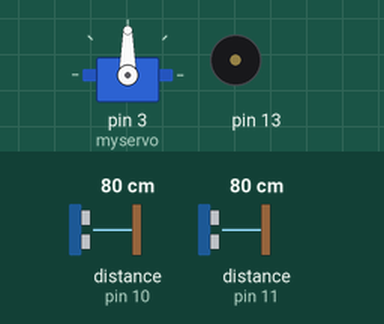
The sketch below on a simulated Arduino Uno, built with avr-gcc and run on an emulated ATmega328P. Shown: servo, buzzer (waves = sounding). Wiring (inferred from the names in the program): 2 × ultrasonic range finder: trigger pin 9, echo pin 10 / trigger pin 12, echo pin 11. Inputs (shaded band) come from the test bench; at power-on: distance to the obstacle (sensors on pin 10, pin 11) 80 cm. The echo pulse lasts 58.3 µs per cm.

Above: at 1.2 s.
1.3 s: distance to the obstacle (sensor on pin 10) set to 65 cm
2.8 s: distance to the obstacle (sensor on pin 10) set to 56 cm
At 3.5 s:
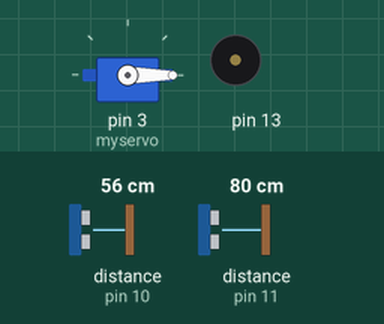
5.8 s: distance to the obstacle (sensor on pin 11) set to 60 cm
At 7.4 s:
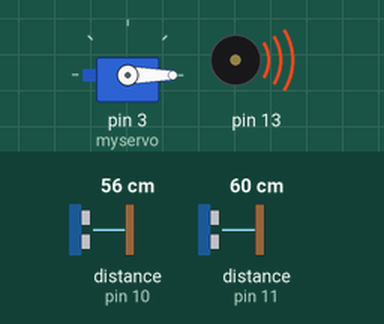
8.8 s: distance to the obstacle (sensor on pin 11) set to 70 cm
At 10.42 s:
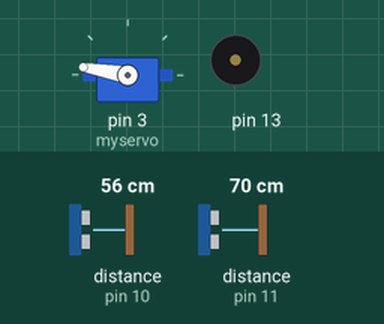
11.8 s: distance to the obstacle (sensor on pin 11) set to 2 cm
At 14.7 s:
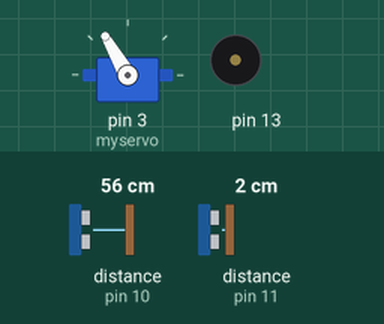
14.8 s: distance to the obstacle (sensor on pin 11) set to 250 cm
At 15.42 s:
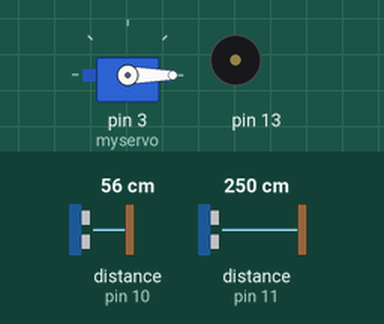
Timing chart, 0 to 65.3 s (numbered marks = the images above; inputs shaded):
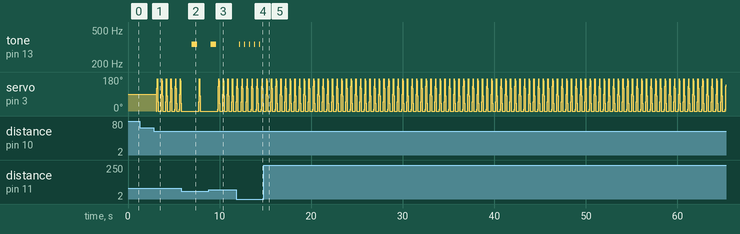

The sketch:

cane-distance-noserial.ino
```cpp
#include <Servo.h>

Servo myservo;  // δημιουργήστε ένα αντικείμενο myservo για να ελέγχεται το servo motor
//  6 αντικείμενα servo μπορούνα δημιουργηθούν στις περισσότερες πλακέτες

int pos = 0;    // μεταβλητή για την αποθήκευση της θέσης servo
int trigPin1 = 9;
int echoPin1 = 10;
int trigPin2 = 12;
int echoPin2 = 11;
int duration = 100 ;

void setup() {
    myservo.attach(3);  //συνδέει το servo στον ακροδέκτη 3 με το αντικείμενο servo
  pinMode(trigPin1, OUTPUT);
  pinMode(echoPin1, INPUT);
  pinMode(trigPin2, OUTPUT);
  pinMode(echoPin2, INPUT);
}

void beep(){
   // παίξε έναν τόνο στον ακροδέκτη 13
  tone(13, 340, duration);
  delay(duration);
  // απενεργοποιήστε τη λειτουργία τόνου για τον ακροδέκτη 13
  noTone(13);
}

void servomove(){
for (pos = 0; pos <= 180; pos += 10) { // πηγαίνει από 0 μοίρες έως 180 μοίρες
    // σε βήματα 1 βαθμού
    myservo.write(pos);              // πείτε στο σερβο να πάει στη θέση του σε μεταβλητή 'pos'
    delay(5);                       // περιμένει 5ms για το σερβο να φτάσει στη θέση
  }
  for (pos = 180; pos >= 0; pos -= 10) { // πηγαίνει από 180 μοίρες έως 0 μοίρες
    myservo.write(pos);              // πείτε στο σερβο να πάει στη θέση του σε μεταβλητή 'pos'
    delay(5);                       // περιμένει 5ms για το σερβο να φτάσει στη θέση
  }
}

void sensor1(){ // Αυτή η λειτουργία είναι για τον πρώτο αισθητήρα , των τοίχων
  int duration1, distance1;
  digitalWrite (trigPin1, HIGH);
  delayMicroseconds (10);
  digitalWrite (trigPin1, LOW);
  duration1 = pulseIn (echoPin1, HIGH);
  distance1 = (duration1/2) / 29.1;

  if (distance1 <=60 && distance1 >=5) {  // Αλλάξτε τον αριθμό για μεγάλες ή μικρές αποστάσεις.
     servomove();
    } else {
      // Μην κάνεις  τίποτα
  }
}

void sensor2(){ //Αυτή η λειτουργία είναι για τον δεύτερο αισθητήρα , του πεζοδρόμιου
    int duration2, distance2;
    digitalWrite (trigPin2, HIGH);
    delayMicroseconds (10);
    digitalWrite (trigPin2, LOW);
    duration2 = pulseIn (echoPin2, HIGH);
    distance2 = (duration2/2) / 29.1;

    if (distance2 <=15 && distance2 >=1) {  // Αλλάξτε τον αριθμό για μεγάλες ή μικρές αποστάσεις.
     duration = 50;
     beep();
    } else if (distance2 <=40 && distance2 >=16) {  // Αλλάξτε τον αριθμό για μεγάλες ή μικρές αποστάσεις.
      delay(500);
     duration = 300;
     beep();
     } else if (distance2 <=65 && distance2 >=41) {  // Αλλάξτε τον αριθμό για μεγάλες ή μικρές αποστάσεις.
      delay(1000);
     duration = 600;
     beep();
    } else {
      // Μην κάνεις τίποτα
  }
 }

void loop() {
sensor1();
delay(150);
sensor2();
delay(150);
}
```

Measured:
- the behaviour switches between 62 and 61 cm on distance to the obstacle (sensor on pin 10) (found by bisection; images 0 and 1)
- the behaviour switches between 66 and 67 cm on distance to the obstacle (sensor on pin 11) (found by bisection; images 2 and 3)
- after the input at 1.3 s, every drawn part: stays the same
- after the input at 5.8 s, tone on pin 13: silent → 340 Hz after 1.2 s, → silent 0.60 s later
- after the input at 8.8 s, tone on pin 13: goes on until 9.7 s, then stays silent
- after the input at 11.8 s, tone on pin 13: alternates 340 Hz for 0.05 s and silent for 0.50 s, starting after 0.36 s
- after the input at 14.8 s, tone on pin 13: stops changing and stays silent
